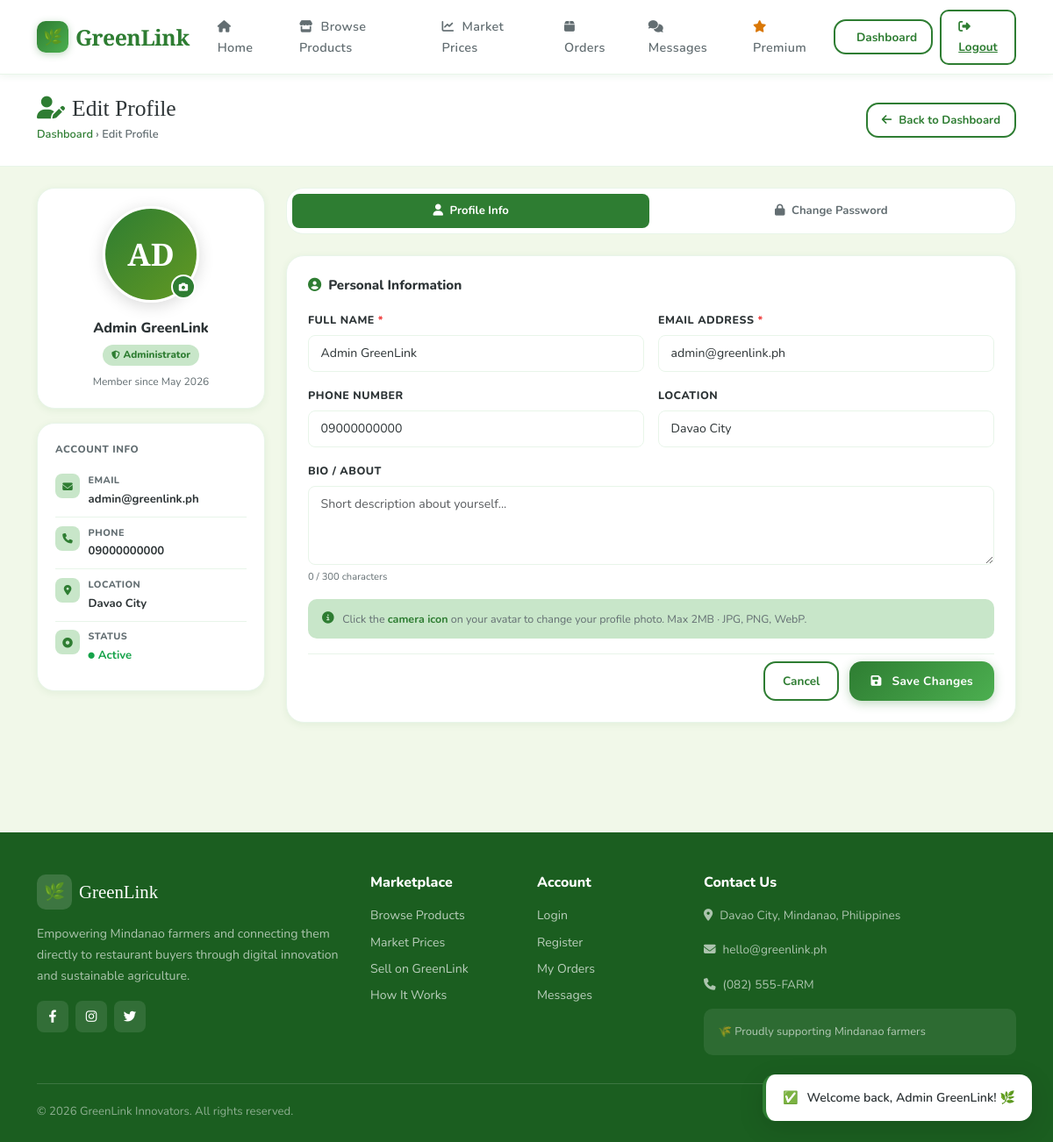
/admin/edit-profile.php (signed in), run on the app's committed database.
### tables this page shows
CREATE TABLE IF NOT EXISTS users (
    id INT AUTO_INCREMENT PRIMARY KEY,
    name VARCHAR(100) NOT NULL,
    email VARCHAR(150) UNIQUE NOT NULL,
    password VARCHAR(255) NOT NULL,
    role ENUM('farmer', 'buyer', 'admin') NOT NULL DEFAULT 'buyer',
    phone VARCHAR(20),
    location VARCHAR(150),
    profile_image VARCHAR(255) DEFAULT NULL,
    is_active TINYINT(1) DEFAULT 1,
    created_at TIMESTAMP DEFAULT CURRENT_TIMESTAMP,
    updated_at TIMESTAMP DEFAULT CURRENT_TIMESTAMP ON UPDATE CURRENT_TIMESTAMP
);

### admin/edit-profile.php (the view, shortened to what this page needs)
<?php
require_once __DIR__ . '/../includes/header.php';
$pdo     = getDBConnection();
$adminId = $_SESSION['user_id'];
$admin = $pdo->prepare("SELECT * FROM users WHERE id = ?");
$admin->execute([$adminId]);
$admin = $admin->fetch();
$adminPhoto = $admin['profile_image'] ?? null;
?>
<div style="background:var(--bg);min-height:100vh;padding-bottom:3rem;">
    <div class="page-header">
        <div class="container">
            <div class="d-flex align-items-center justify-content-between flex-wrap gap-2">
                <div>
                    <h1><i class="fa-solid fa-user-pen text-green me-2"></i>Edit Profile</h1>
                    <div class="page-breadcrumb">
                        <a href="dashboard.php">Dashboard</a> &rsaquo; Edit Profile
                    </div>
                </div>
                <a href="dashboard.php" class="btn-outline-green" style="padding:.45rem 1rem;font-size:.82rem;">
                    <i class="fa-solid fa-arrow-left"></i> Back to Dashboard
                </a>
            </div>
        </div>
    </div>
    <div class="container">
        <div class="ep-layout">
            <div class="ep-sidebar">
                <div class="info-card" style="text-align:center;margin-bottom:1rem;">
                    <div class="avatar-upload-wrap" id="avatarWrap">
                        <?php if (!empty($adminPhoto)): ?>
                            <img src="<?= BASE_URL ?>/assets/images/profiles/<?= htmlspecialchars($adminPhoto) ?>"
                                 class="avatar-upload-img" id="avatarPreview" alt="Profile">
                        <?php else: ?>
                            <div class="avatar-initials" id="avatarInitials">
                                <?= strtoupper(substr($admin['name'], 0, 2)) ?>
                            </div>
                        <?php endif; ?>
                        <label class="avatar-edit-btn" for="profile_image_input" title="Change photo">
                            <i class="fa-solid fa-camera"></i>
                        </label>
                    </div>
                    <div style="font-weight:800;font-size:1rem;color:var(--text);"><?= htmlspecialchars($admin['name']) ?></div>
                    <div style="display:inline-flex;align-items:center;gap:4px;background:var(--pale-green,#f0fdf0);color:var(--primary);border-radius:99px;padding:2px 10px;font-size:.72rem;font-weight:800;margin-top:5px;">
                        <i class="fa-solid fa-shield-halved" style="font-size:.6rem;"></i> Administrator
                    </div>
                    <div style="font-size:.75rem;color:var(--text-muted);margin-top:.5rem;">
                        Member since <?= date('M Y', strtotime($admin['created_at'])) ?>
                    </div>
                </div>
                <div class="info-card">
                    <div style="font-size:.72rem;font-weight:800;color:var(--text-muted);text-transform:uppercase;letter-spacing:.05em;margin-bottom:.5rem;">Account Info</div>
                    <div class="info-row">
                        <div class="info-icon"><i class="fa-solid fa-envelope"></i></div>
                        <div>
                            <div class="info-label">Email</div>
                            <div class="info-value" style="word-break:break-all;"><?= htmlspecialchars($admin['email']) ?></div>
                        </div>
                    </div>
                    <div class="info-row">
                        <div class="info-icon"><i class="fa-solid fa-phone"></i></div>
                        <div>
                            <div class="info-label">Phone</div>
                            <div class="info-value"><?= htmlspecialchars($admin['phone'] ?? '—') ?></div>
                        </div>
                    </div>
                    <div class="info-row">
                        <div class="info-icon"><i class="fa-solid fa-location-dot"></i></div>
                        <div>
                            <div class="info-label">Location</div>
                            <div class="info-value"><?= htmlspecialchars($admin['location'] ?? '—') ?></div>
                        </div>
                    </div>
                    <div class="info-row">
                        <div class="info-icon"><i class="fa-solid fa-circle-dot"></i></div>
                        <div>
                            <div class="info-label">Status</div>
                            <div class="info-value" style="color:#16a34a;">
                                <i class="fa-solid fa-circle" style="font-size:.45rem;vertical-align:middle;margin-right:4px;"></i>Active
                            </div>
                        </div>
                    </div>
                </div>
            </div>
            <div>
                <div class="ep-tabs">
                    <button class="ep-tab active" onclick="switchTab('profile', this)">
                        <i class="fa-solid fa-user me-1"></i> Profile Info
                    </button>
                    <button class="ep-tab" onclick="switchTab('password', this)">
                        <i class="fa-solid fa-lock me-1"></i> Change Password
                    </button>
                </div>
                <div class="ep-form-section active" id="tab-profile">
                    <div class="gl-card">
                        <div class="gl-card-body">
                            <h5 style="font-weight:800;margin-bottom:1.25rem;font-size:.95rem;">
                                <i class="fa-solid fa-user-circle text-green me-2"></i>Personal Information
                            </h5>
                            <form method="POST" enctype="multipart/form-data">
                                <div class="form-row">
                                    <div class="form-group">
                                        <label class="form-label" for="name">Full Name <span style="color:#ef4444;">*</span></label>
                                        <input type="text" id="name" name="name" class="form-control"
                                               value="<?= htmlspecialchars($admin['name']) ?>" required>
                                    </div>
                                    <div class="form-group">
                                        <label class="form-label" for="email">Email Address <span style="color:#ef4444;">*</span></label>
                                        <input type="email" id="email" name="email" class="form-control"
                                               value="<?= htmlspecialchars($admin['email']) ?>" required>
                                    </div>
                                </div>
                                <div class="form-row">
                                    <div class="form-group">
                                        <label class="form-label" for="phone">Phone Number</label>
                                        <input type="text" id="phone" name="phone" class="form-control"
                                               placeholder="+63 9XX XXX XXXX"
                                               value="<?= htmlspecialchars($admin['phone'] ?? '') ?>">
                                    </div>
                                    <div class="form-group">
                                        <label class="form-label" for="location">Location</label>
                                        <input type="text" id="location" name="location" class="form-control"
                                               placeholder="e.g. Davao City, Philippines"
                                               value="<?= htmlspecialchars($admin['location'] ?? '') ?>">
                                    </div>
                                </div>
                                <div class="form-group">
                                    <label class="form-label" for="bio">Bio / About</label>
                                    <textarea id="bio" name="bio" class="form-control"
                                              placeholder="Short description about yourself..."><?= htmlspecialchars($admin['bio'] ?? '') ?></textarea>
                                    <div style="font-size:.7rem;color:var(--text-muted);margin-top:4px;">
                                        <span id="bioCount">0</span> / 300 characters
                                    </div>
                                </div>
                                <div style="background:var(--pale-green,#f0fdf0);border-radius:10px;padding:.75rem 1rem;margin-bottom:1.1rem;display:flex;align-items:center;gap:.6rem;">
                                    <i class="fa-solid fa-circle-info text-green" style="font-size:.85rem;"></i>
                                    <span style="font-size:.78rem;color:var(--text-muted);">
                                        Click the <strong style="color:var(--primary);">camera icon</strong> on your avatar to change your profile photo. Max 2MB · JPG, PNG, WebP.
                                    </span>
                                </div>
                                <div style="display:flex;justify-content:flex-end;gap:.75rem;padding-top:.5rem;border-top:1px solid var(--border);">
                                    <a href="dashboard.php" class="btn-outline-green" style="padding:.55rem 1.25rem;font-size:.85rem;">
                                        Cancel
                                    </a>
                                    <button type="submit" class="btn-green" style="padding:.55rem 1.5rem;font-size:.85rem;">
                                        <i class="fa-solid fa-floppy-disk me-1"></i> Save Changes
                                    </button>
                                </div>
                            </form>
                        </div>
                    </div>
                </div>
            </div>
        </div>
    </div>
</div>
<?php require_once __DIR__ . '/../includes/footer.php'; ?>

### assets/css/main.css (style rules this page uses)
:root { --primary: #2E7D32; --primary-dark: #1B5E20; --primary-light: #4CAF50; --light-green: #A5D6A7; --pale-green: #C8E6C9; --earth: #6D4C41; --earth-light: #A1887F; --bg: #F1F8E9; --bg-card: #FFFFFF; --text: #2D3436; --text-muted: #636E72; --border: #E8F5E9; --shadow-sm: 0 2px 8px rgba(46,125,50,0.08); --shadow-md: 0 4px 20px rgba(46,125,50,0.12); --shadow-lg: 0 8px 40px rgba(46,125,50,0.16); --radius-sm: 10px; --radius-md: 14px; --radius-lg: 20px; --radius-xl: 28px; --font-body: 'Nunito', sans-serif; --font-heading: 'Playfair Display', serif; --transition: all 0.25s cubic-bezier(0.4, 0, 0.2, 1); }
* { box-sizing: border-box; margin: 0; padding: 0; }
body { font-family: var(--font-body); background-color: var(--bg); color: var(--text); font-size: 15px; line-height: 1.7; min-height: 100vh; }
.btn-green { background: linear-gradient(135deg, var(--primary), var(--primary-light)); color: white; border: none; border-radius: var(--radius-md); padding: 0.65rem 1.6rem; font-weight: 700; font-size: 0.9rem; letter-spacing: 0.3px; transition: var(--transition); box-shadow: 0 3px 12px rgba(46,125,50,0.3); cursor: pointer; display: inline-flex; align-items: center; gap: 8px; text-decoration: none; }
.btn-outline-green { background: transparent; color: var(--primary); border: 2px solid var(--primary); border-radius: var(--radius-md); padding: 0.6rem 1.5rem; font-weight: 700; font-size: 0.9rem; transition: var(--transition); cursor: pointer; display: inline-flex; align-items: center; gap: 8px; text-decoration: none; }
.gl-card { background: var(--bg-card); border-radius: var(--radius-lg); box-shadow: var(--shadow-sm); border: 1px solid var(--border); transition: var(--transition); overflow: hidden; }
.gl-card-body { padding: 1.5rem; }
.page-header { background: white; border-bottom: 1px solid var(--border); padding: 1.5rem 0; margin-bottom: 1.5rem; }
.page-header h1 { font-family: var(--font-heading); font-size: 1.6rem; color: var(--text); margin-bottom: 0.2rem; }
.page-breadcrumb { font-size: 0.8rem; color: var(--text-muted); font-weight: 600; }
.page-breadcrumb a { color: var(--primary); text-decoration: none; }
.text-green { color: var(--primary) !important; }

### data on the page
users: name "AD", name "Admin GreenLink", created_at "May 2026", email "admin@greenlink.ph", phone "09000000000", location "Davao City"
